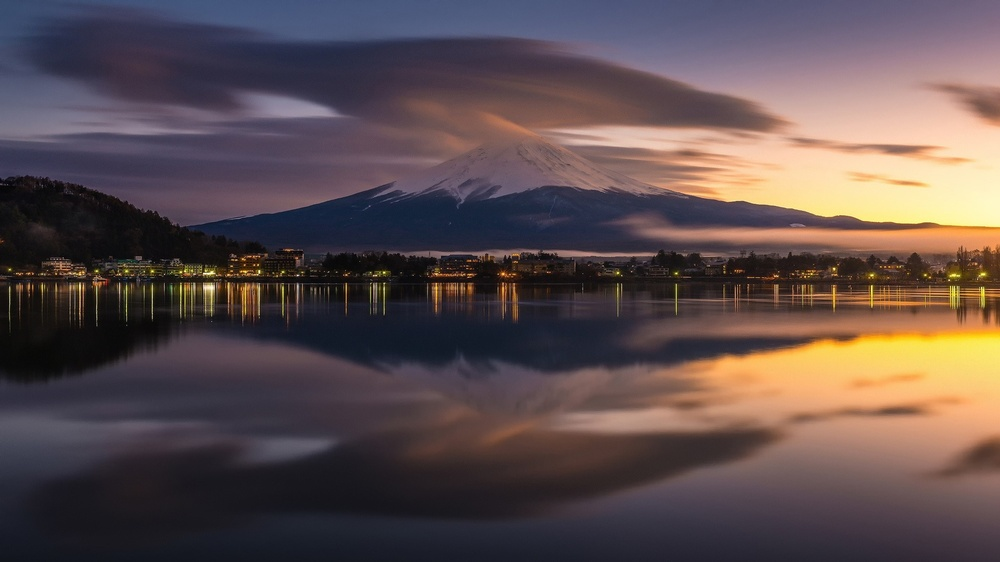
#> input picture github_pertemuan_6/gambar/gunung_fuji.jpg, 1000 x 562 px, shrunk from 1920 x 1080 before the run, found by its file name
$ python a_efek-kaca_pelangi.py
#> lines starting #> are read from the running program, lines starting #| are printed output that depends on the picture
#This program has been written by Mohamamd Nasucha, Ph.D.
print ("\033c")
import matplotlib.pyplot as plt
import numpy as np

#USER ENTRIES
nama_file_asal = "kode_gabungan\\gunung_fuji"
opacity_pelangi = 0.1
opacity_gambar_asal = 1.0-0.2

#MAIN PROGRAM
gambar_asal = plt.imread(nama_file_asal + ".jpg")
#> gambar_asal is the input picture: shape (562, 1000, 3); mean R, G, B 92.8, 77.5, 77.9
plt.figure("Gambar Asal")
plt.imshow(gambar_asal)

#Menyamakan Ukuran Gambar Pelangi dan Gambar Asal
row, col, ch = gambar_asal.shape
#> row = 562; col = 1000; ch = 3
rowmax = round(row)
#> rowmax = 562
colmax = round(col)
#> colmax = 1000

#Titik Pusat, Batas-batas dan Warna Pelangi yang Akan Di-create
a1, b1 = round(1.4*rowmax), round(-0.35*colmax)        #titik pusat
#> a1 = 787; b1 = -350
r1     = round(2.0*rowmax); warna_1 = [255, 0, 0]
#> after `r1 = round(2.0 * rowmax)`: r1 = 1124
r2     = round(0.93*r1); warna_2 = [255, 140, 0]
#> after `r2 = round(0.93 * r1)`: r2 = 1045
r3     = round(0.90*r1); warna_3 = [255, 255, 0]
#> after `r3 = round(0.9 * r1)`: r3 = 1012
r4     = round(0.88*r1); warna_4 = [0, 255, 0]
#> after `r4 = round(0.88 * r1)`: r4 = 989
r5     = round(0.86*r1); warna_5 = [0, 0, 255]
#> after `r5 = round(0.86 * r1)`: r5 = 967
r6     = round(0.84*r1); warna_6 = [140, 0, 255]
#> after `r6 = round(0.84 * r1)`: r6 = 944
r7     = round(0.82*r1); warna_7 = [255, 0, 255]
#> after `r7 = round(0.82 * r1)`: r7 = 922
r8     = round(0.80*r1); warna_hitam = [0, 0, 0]
#> after `r8 = round(0.8 * r1)`: r8 = 899

#Create Gambar Pelangi
Gambar_Pelangi = np.zeros(shape=(rowmax+1, colmax+1, 3), dtype=np.uint8)
batas_bawah = round(rowmax)

for i in range(batas_bawah-r1, batas_bawah ):
    for j in range(0, colmax):
        if (i-a1)**2 + (j-b1)**2 <= r1**2:
            Gambar_Pelangi[i,j,:] = warna_1

for i in range(batas_bawah-r2, batas_bawah ):
    for j in range(0, colmax):
        if (i-a1)**2 + (j-b1)**2 <= r2**2:
            Gambar_Pelangi[i,j,:] = warna_2

for i in range(batas_bawah-r3, batas_bawah ):
    for j in range(0, colmax):
        if (i-a1)**2 + (j-b1)**2 <= r3**2:
            Gambar_Pelangi[i,j,:] = warna_3
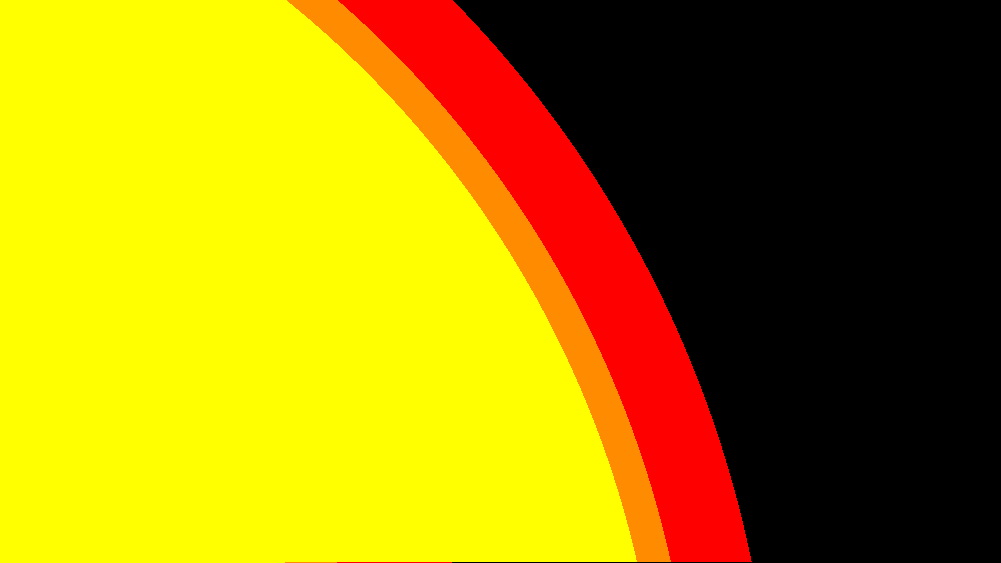
#> Gambar_Pelangi: shape (563, 1001, 3); mean of channels 0, 1, 2 162.2, 134.2, 0; drawn as R, G, B

for i in range(batas_bawah-r4, batas_bawah ):
    for j in range(0, colmax):
        if (i-a1)**2 + (j-b1)**2 <= r4**2:
            Gambar_Pelangi[i,j,:] = warna_4
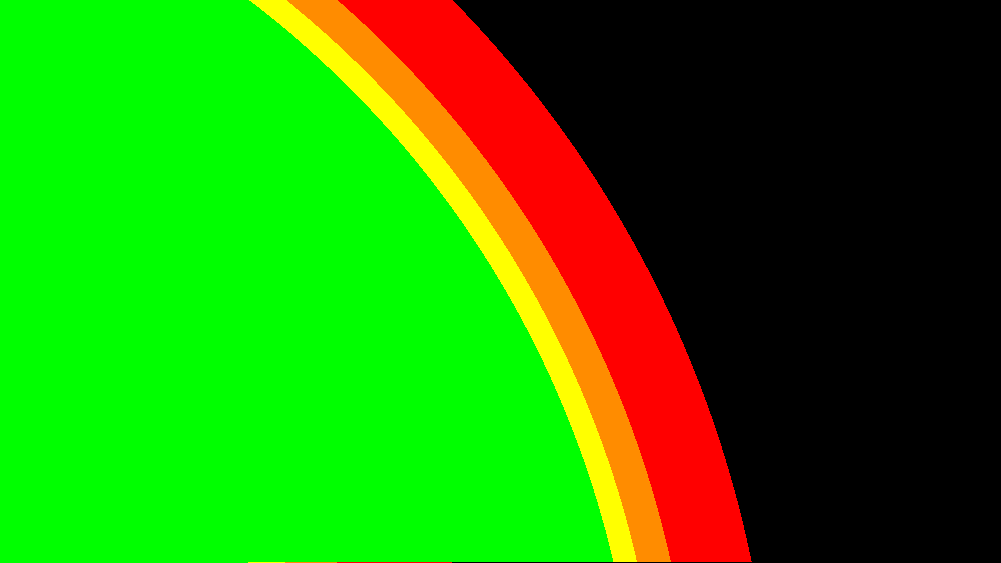
#> Gambar_Pelangi: shape (563, 1001, 3); mean of channels 0, 1, 2 40.6, 134.2, 0; drawn as R, G, B

for i in range(batas_bawah-r5, batas_bawah ):
    for j in range(0, colmax):
        if (i-a1)**2 + (j-b1)**2 <= r5**2:
            Gambar_Pelangi[i,j,:] = warna_5
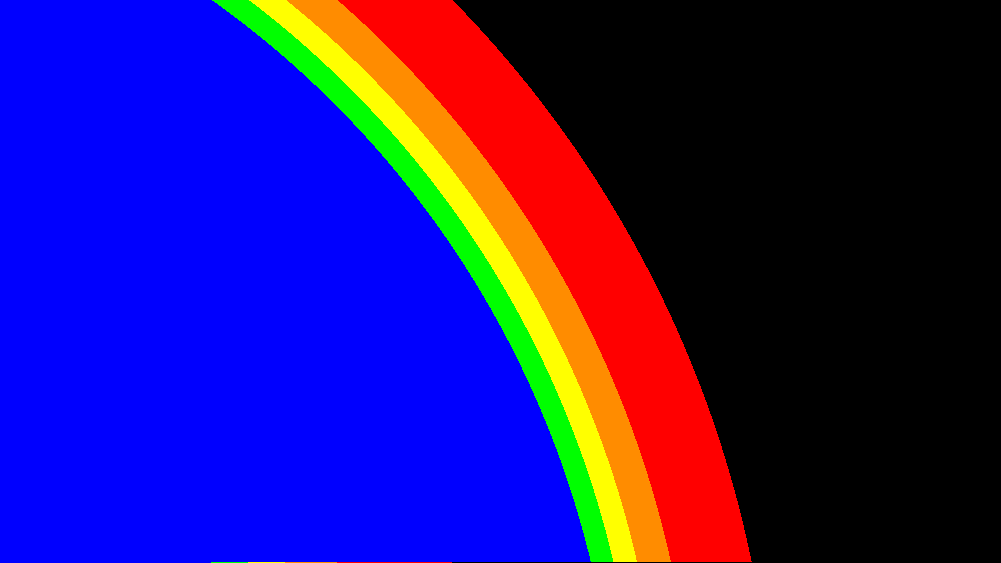
#> Gambar_Pelangi: shape (563, 1001, 3); mean of channels 0, 1, 2 40.6, 19.4, 114.8; drawn as R, G, B

for i in range(batas_bawah-r6, batas_bawah ):
    for j in range(0, colmax):
        if (i-a1)**2 + (j-b1)**2 <= r6**2:
            Gambar_Pelangi[i,j,:] = warna_6
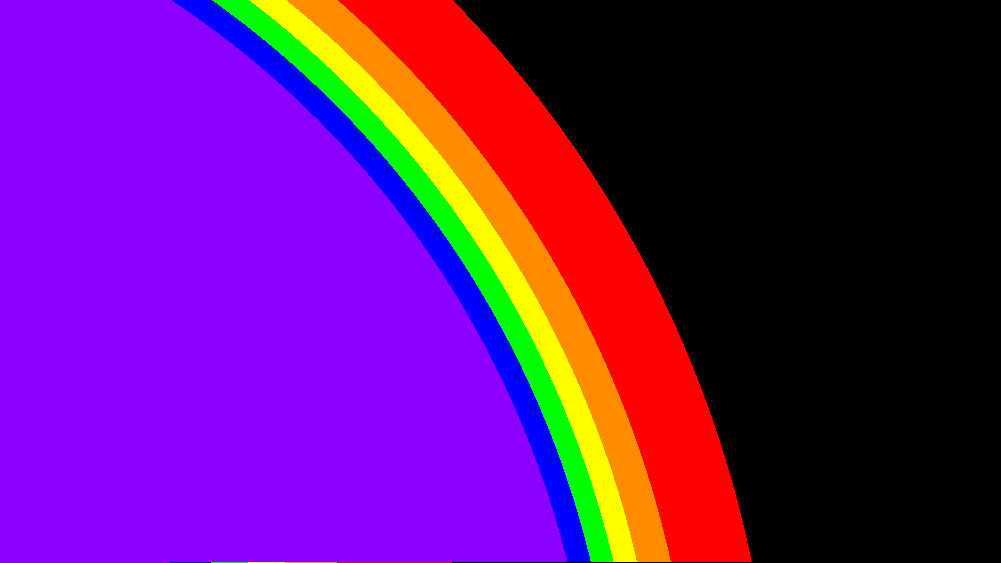
#> Gambar_Pelangi: shape (563, 1001, 3); mean of channels 0, 1, 2 99.6, 19.4, 114.8; drawn as R, G, B

for i in range(batas_bawah-r7, batas_bawah ):
    for j in range(0, colmax):
        if (i-a1)**2 + (j-b1)**2 <= r7**2:
            Gambar_Pelangi[i,j,:] = warna_7
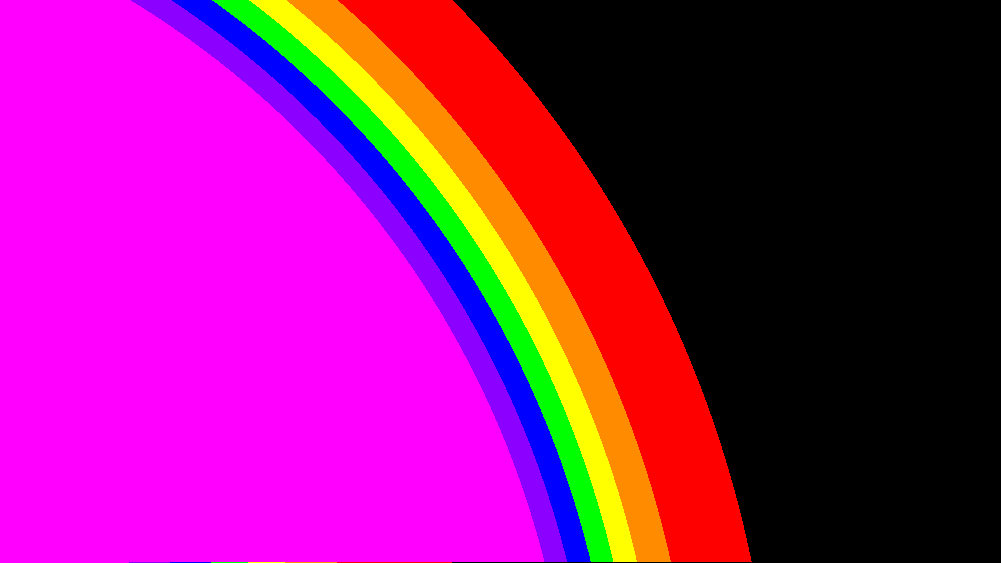
#> Gambar_Pelangi: shape (563, 1001, 3); mean of channels 0, 1, 2 144.8, 19.4, 114.8; drawn as R, G, B

for i in range(batas_bawah-r8, batas_bawah ):
    for j in range(0, colmax):
        if (i-a1)**2 + (j-b1)**2 <= r8**2:
            Gambar_Pelangi[i,j,:] = warna_hitam
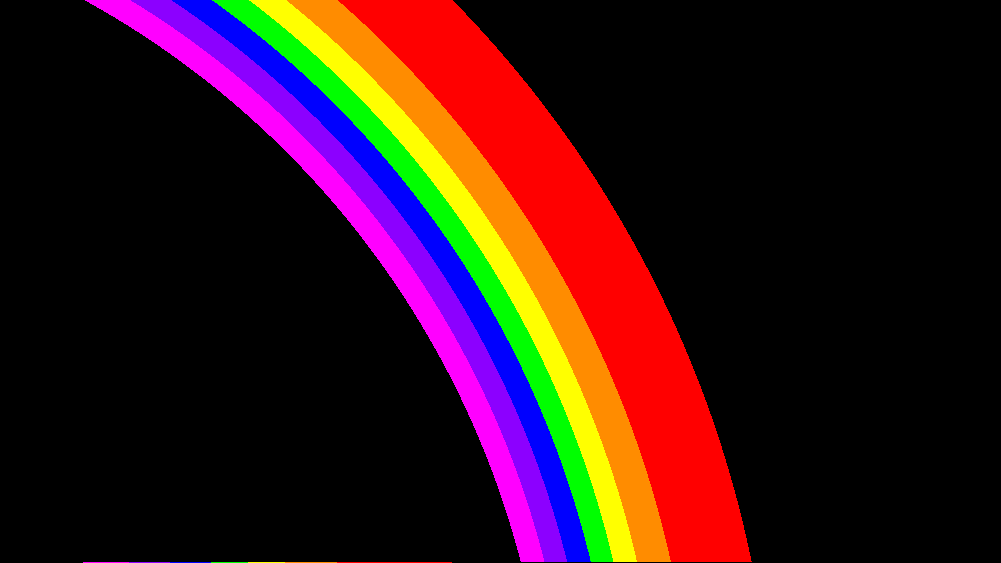
#> Gambar_Pelangi: shape (563, 1001, 3); mean of channels 0, 1, 2 52, 19.4, 21.9; drawn as R, G, B
plt.figure("Gambar Pelangi")
plt.imshow(Gambar_Pelangi)

#Gabungkan Kedua Gambar dengan "Glass Effect"
Gambar_Hasil = gambar_asal.copy()

w2 = opacity_pelangi
w1 = 1- w2
for y in range(0, rowmax):
    print(y)
    for x in range(0, colmax):
        r1 = gambar_asal[y,x,0]; g1 = gambar_asal[y,x,1]; b1 = gambar_asal[y,x,2]
        r2 = Gambar_Pelangi[y,x,0]; g2 = Gambar_Pelangi[y,x,1]; b2 = Gambar_Pelangi[y,x,2]
        if float(r2) +float(g2) + float(b2) >= 100:
            Gambar_Hasil[y,x,0] = w1*r1 + w2*r2
            Gambar_Hasil[y,x,1] = w1*g1 + w2*g2
            Gambar_Hasil[y,x,2] = w1*b1 + w2*b2
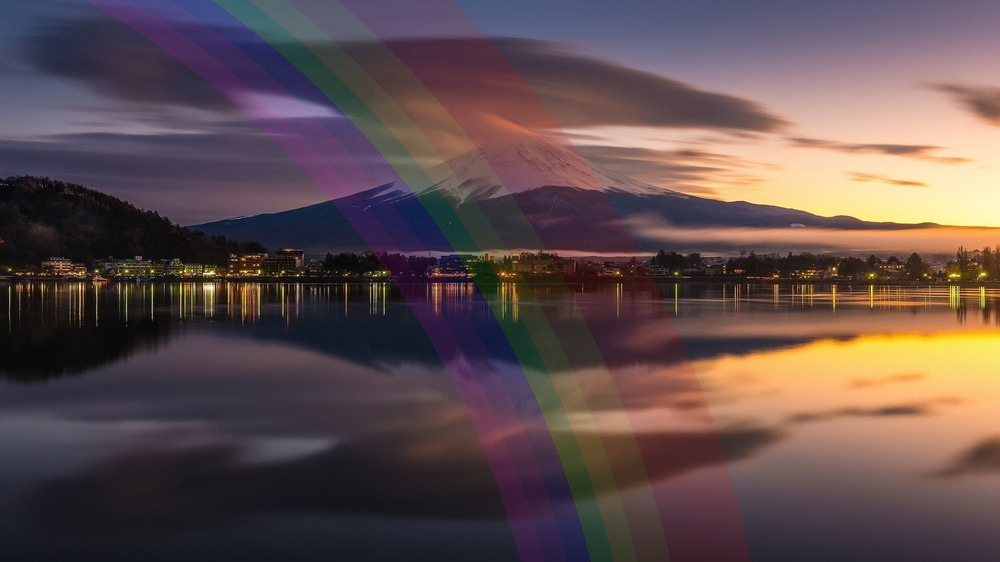
#> Gambar_Hasil: shape (562, 1000, 3); mean R, G, B 95.9, 77.7, 78

plt.figure("Gambar_Hasil")
plt.imshow(Gambar_Hasil)

plt.imsave(nama_file_asal + "new.jpg", Gambar_Hasil)
plt.show()
